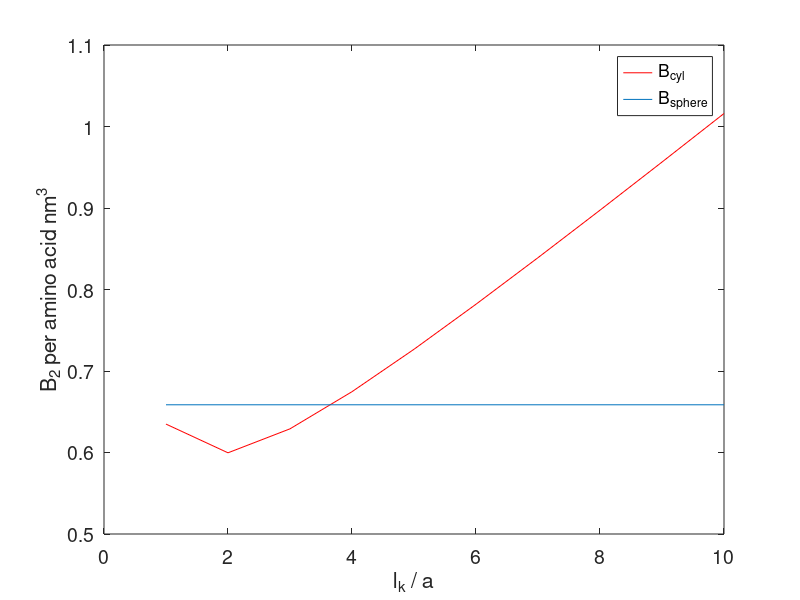

Reproduce this figure in MATLAB.
a=0.34;
Vol=4*pi*a^3/3;
Length=a*(1:10);
B_2=0.5*pi*a*(Length.^2+(pi+3)*Length*a+pi*a^2);
% A_cyl=0.25*pi*Diameter_aa*(l^2+0.25*(pi+3)*l*Diameter_aa+0.25*pi^2*Diameter_aa^2); 


B_2_sphere=4*Vol;
clf
plot(Length/a,B_2./(Length/a),'r')
hold on
plot(Length/a,B_2_sphere.*ones(numel(Length),1))
legend('B_{cyl}','B_{sphere}')
xlabel('l_k / a','Fontsize',14)
ylabel('B_2 per amino acid nm^3','Fontsize',14)
set(gca,'Fontsize',14)
